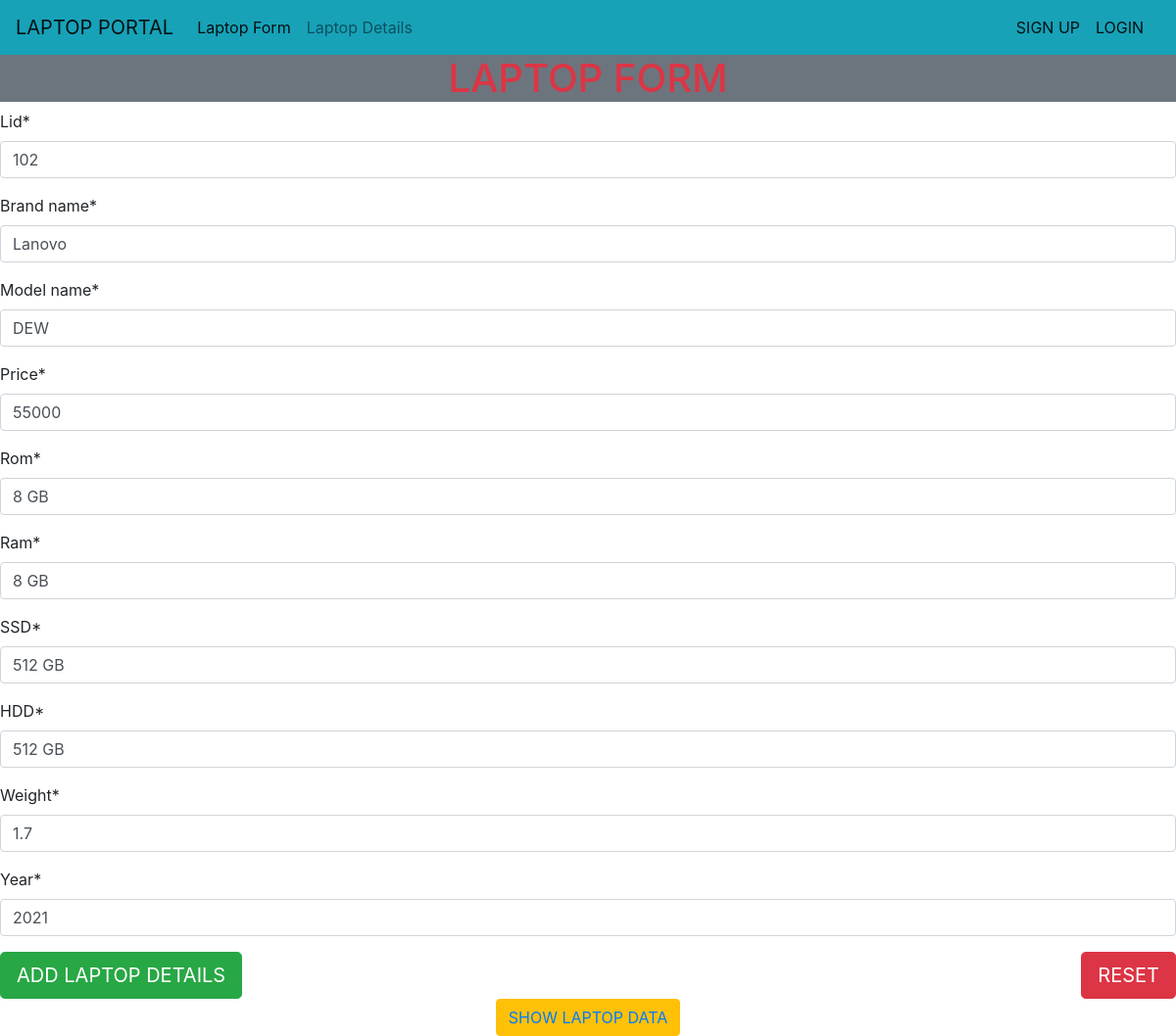
/ca/up/2/, run on the app's committed database.
### CRUDAPP/models.py (models this page shows, shortened)
class Laptop(models.Model):
    lid = models.IntegerField()
    brand_name = models.CharField(max_length=40)
    model_name = models.CharField(max_length=40)
    price = models.IntegerField()
    rom = models.CharField(max_length=40)
    ram = models.CharField(max_length=40)
    SSD = models.CharField(max_length=40)
    HDD = models.CharField(max_length=40)
    Weight = models.FloatField()
    year = models.IntegerField()

### CRUDAPP/views.py (the view)
# urls.py: path('up/<int:id>/', views.updateLaptopView, name='updatelaptop_url'),
def updateLaptopView(request, id):
    obj = Laptop.objects.get(id=id)
    form = LaptopForm(instance=obj)
    template_name = 'CRUDAPP/laptopform.html'
    context = {'form': form}
    if request.method == 'POST':
        form = LaptopForm(request.POST, instance=obj)
        if form.is_valid():
            form.save()
        return redirect('showlaptop_url')
    return render(request, template_name, context)

### CRUDAPP/forms.py
class LaptopForm(forms.ModelForm):
    class Meta:
        model = Laptop
        fields = '__all__'
        lables = {
            'lid': 'LAPTOP ID',
            'brand_name': 'BRAND NAME',
            'model_name': 'MODEL NAME',
            'price': 'PRICE',
            'rom':  'ROM',
            'ram': 'RAM',
            'SSD': 'SSD',
            'HDD': 'HDD',
            'Weight': 'WEIGHT',
            'year': 'YEAR'
        }

### templates/CRUDAPP/laptopform.html (shortened to what this page needs)
{% extends 'base.html' %}
    {%  block content %}
    {% load crispy_forms_tags %}
    <div class="container-fluid bg-secondary">
        <h1 class="text-danger" align="center">LAPTOP FORM</h1>
    </div>
    <div>
        <form method="post">
            {{form|crispy}}
            <input type="submit" value="ADD LAPTOP DETAILS" class="btn btn-success btn-lg">
            <input type="submit" value="RESET" class="btn btn-danger btn-lg float-right">
        </form>
        <div class="text-center">
            <button class="btn btn-warning"><a href="{% url 'showlaptop_url' %}">SHOW LAPTOP DATA</a></button>
        </div>
    </div>
    {% endblock %}

### data on the page
Laptop: lid "102", brand_name "Lanovo", model_name "DEW", price "55000", rom "8 GB", ram "8 GB", SSD "512 GB", HDD "512 GB", Weight "1.7", year "2021"
